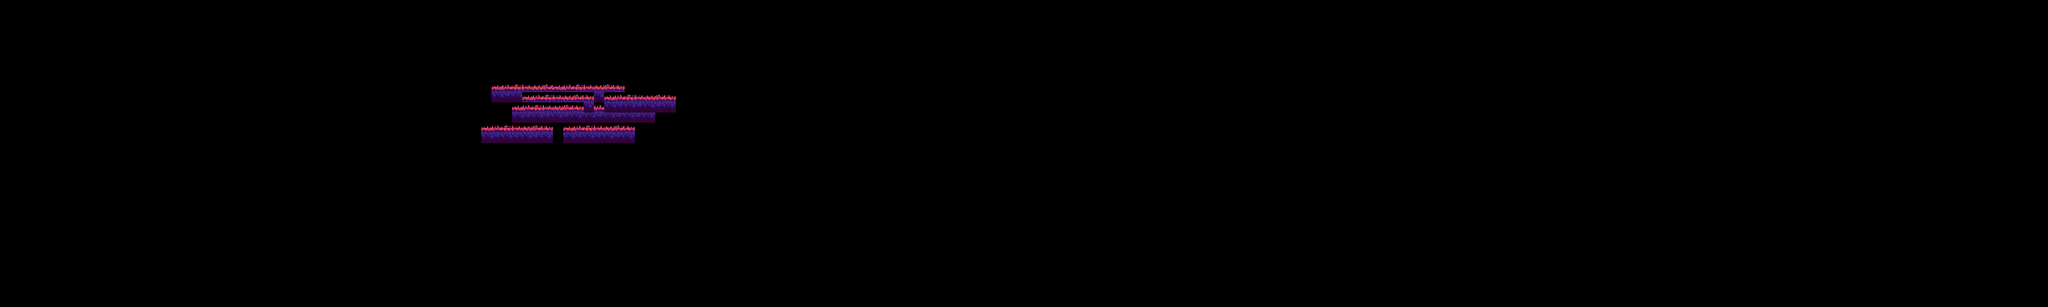

A 2D game scene composited from a Tiled map and its tileset images. What follows is a short description and the map's XML, with each tile layer's data collapsed to a summary:
An orthogonal 200x30 tile map with 32x32 px tiles, 1 tile layer (Calque de Tuiles 1) and 5 objects.

<map version="1.4" tiledversion="1.4.1" orientation="orthogonal" renderorder="right-down" width="200" height="30" tilewidth="32" tileheight="32" infinite="0" nextlayerid="3" nextobjectid="6">
 <tileset firstgid="1" source="BIG_grass.tsx" />
 <layer id="1" name="Calque de Tuiles 1" width="200" height="30">
  <data>[6000 cells, 89 non-empty, 14 distinct tile ids]</data>
 </layer>
 <objectgroup id="2" name="Ground">
  <object id="1" x="1537.33" y="274.667" width="416" height="36" />
  <object id="2" x="1504" y="405.333" width="225.333" height="41.3333" />
  <object id="3" x="1760" y="405.333" width="224" height="40" />
  <object id="4" x="1889.33" y="306.667" width="222.667" height="44" />
  <object id="5" x="1600" y="344" width="445.333" height="38.6667" />
 </objectgroup>
</map>
